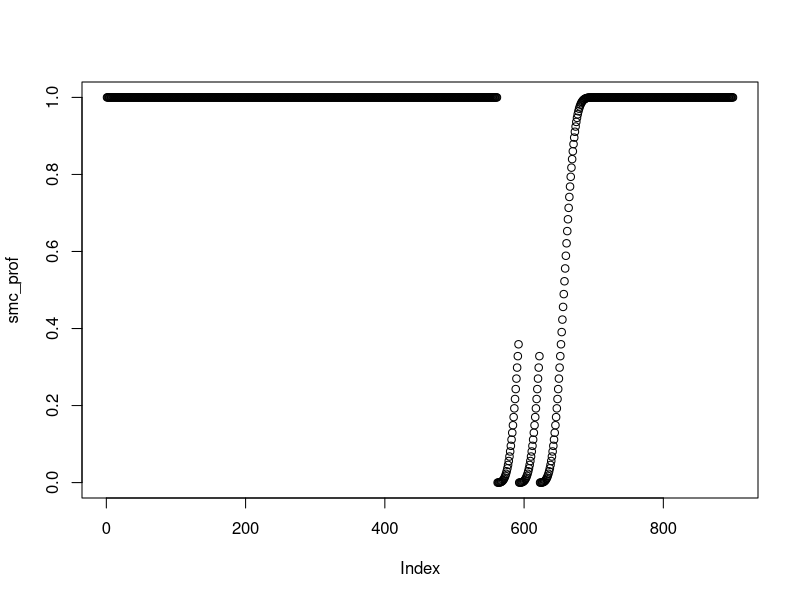

Reproduce this figure in R. (Note: this script raises an error after producing the figure.)
weibull <- function(time, alpha = 3.4, beta = 39.34) {
  pow <- -(time/beta)^alpha
  y <- exp(pow)
  return(y)
}
start_sim = 1
end_sim=900
smc_times = c(561,592,622)
get_smc_profile<-function(start_sim,end_sim,smc_times){
  gaps <- diff(c(smc_times, end_sim))
  prop_prof <- unlist(lapply(gaps, function(gap_length) {
    1 - weibull(1:gap_length)
  }))
  SMC_vals=c(rep(1,times=smc_times[1]),prop_prof)

  return(SMC_vals)
}

smc_prof<-get_smc_profile(0,900,smc_times)
plot(smc_prof)

smc_prof


##Get betaa values from runs
##Run simulation to get daily incidence rates

sim_from_betaa <- function(n,init_EIR,sample){
  sims <- lapply(1:n,function(x){
    df <- data_gen_piecewise(init_EIR =init_EIR,
                             betaa_sample = sample[,c(1,x+1)])
    return(df[,c('t','inc05')])
  })

  combined_df <- sims[[1]][, "t", drop = FALSE]

  # Iteratively join each dataframe in the list to the combined dataframe
  for (i in seq_along(sims)) {
    combined_df <- combined_df %>%
      left_join(sims[[i]], by = "t") %>%
      rename(!!paste0("inc05.", i) := inc05)
  }
  return(combined_df)
}
mcmc_sample <- sample(c(101:1000), 100)
ghana_times <- trials_short_informed_results[[3]]$times
trials_short_informed_prepped[[3]]$times
ghana_betaa_sample <- trials_short_informed_prepped[[3]]$sample%>%
  filter(measure=='betaa')%>%
  mutate(t=rep(trials_short_informed_prepped[[3]]$times,100))
trials_short_informed_prepped[[3]]$summary
ghana_betaa_sample <- bind_cols(c(data.frame(t=trials_short_informed_results[[3]]$times[-1]),
                             data.frame(t(trials_short_informed_results[[3]]$history['betaa',mcmc_sample,-1]))))
ghana_init_eir <- trials_short_informed_results[[3]]$history['EIR',1,1]

ghana_sim <- sim_from_betaa(n=100,init_EIR=ghana_init_eir,sample=ghana_betaa_sample)

burkinafaso_betaa_sample <- bind_cols(c(data.frame(t=trials_short_informed_results[[1]]$times[-1]),
                                  data.frame(t(trials_short_informed_results[[1]]$history['betaa',mcmc_sample,-1]))))
burkinafaso_init_eir <- trials_short_informed_results[[1]]$history['EIR',1,1]

burkinafaso_sim <- sim_from_betaa(n=100,init_EIR=burkinafaso_init_eir,sample=burkinafaso_betaa_sample)

mali_betaa_sample <- bind_cols(c(data.frame(t=trials_short_informed_results[[4]]$times[-1]),
                                        data.frame(t(trials_short_informed_results[[4]]$history['betaa',mcmc_sample,-1]))))
mali_init_eir <- trials_short_informed_results[[4]]$history['EIR',1,1]

mali_sim <- sim_from_betaa(n=100,init_EIR=mali_init_eir,sample=mali_betaa_sample)

gambia_betaa_sample <- bind_cols(c(data.frame(t=trials_short_informed_results[[2]]$times[-1]),
                                 data.frame(t(trials_short_informed_results[[2]]$history['betaa',mcmc_sample,-1]))))
gambia_init_eir <- trials_short_informed_results[[2]]$history['EIR',1,1]

gambia_sim <- sim_from_betaa(n=100,init_EIR=gambia_init_eir,sample=gambia_betaa_sample)


matplot(combined_df[,2:101],type='l')
##Get SMC dates from lit
get_smc_times <- function(months,data){
  start_obs <- min(zoo::as.Date(zoo::as.yearmon(data$month)))#Month of first observation (in Date format)
  time_origin <- zoo::as.Date(paste0(lubridate::year(start_obs)-1,'-01-01')) #January 1 of year before observation (in Date format)
  data$date <- zoo::as.Date(zoo::as.yearmon(data$month), frac = 0.5) #Convert dates to middle of month
  data$t <- as.integer(difftime(data$date,time_origin,units="days")) #Calculate date as number of days since January 1 of year before observation
  smc_times <- data[month(data$date)%in%months,]$t
  names(smc_times) <- data[month(data$date)%in%months,]$date
  return(smc_times)
}
bf_smc_times <- get_smc_times(months=c(7,8,9),data=trials_pg_data_all_list$`Burkina Faso`)
mali_smc_times <- get_smc_times(months=c(8,9,10),data=trials_pg_data_all_list$Mali)
gambia_smc_times <- get_smc_times(months=c(9,10,11),data=trials_pg_data_all_list$Gambia)

##Calculate SMC profiles
smc_prof_bf<-get_smc_profile(1,nrow(burkinafaso_sim),bf_smc_times)
smc_prof_mali<-get_smc_profile(1,nrow(mali_sim),mali_smc_times)
smc_prof_gambia<-get_smc_profile(1,nrow(gambia_sim),gambia_smc_times)

##Apply SMC profile to daily incidence rates
create_smc_sim <- function(sim_df,smc_profile,exclude_col=c('t','date')){
  df_excluded <- sim_df[,exclude_col,drop=FALSE]
  df_to_multiply <- sim_df[,!names(sim_df)%in%exclude_col]
  df_multiplied <- df_to_multiply * smc_profile
  df_result <- cbind(df_excluded,df_multiplied)
  return(df_result)
}
burkinafaso_sim_smc <- create_smc_sim(sim_df=burkinafaso_sim,smc_profile = smc_prof_bf)
mali_sim_smc <- create_smc_sim(sim_df=mali_sim,smc_profile = smc_prof_mali)
gambia_sim_smc <- create_smc_sim(sim_df=gambia_sim,smc_profile = smc_prof_gambia)

##Plot Incidence time series
burkinafaso_sim_long <- melt(burkinafaso_sim,id='t')%>%
  mutate(country='Burkina Faso',
         smc = 'Control')
mali_sim_long <- melt(mali_sim,id='t')%>%
  mutate(country='Mali',
         smc = 'Control')
gambia_sim_long <- melt(gambia_sim,id='t')%>%
  mutate(country='The Gambia',
         smc = 'Control')

burkinafaso_sim_smc_long <- melt(burkinafaso_sim_smc,id='t')%>%
  mutate(country='Burkina Faso',
         smc = 'SP+AQ')
mali_sim_smc_long <- melt(mali_sim_smc,id='t')%>%
  mutate(country='Mali',
         smc = 'SP+AQ')
gambia_sim_smc_long <- melt(gambia_sim_smc,id='t')%>%
  mutate(country='The Gambia',
         smc = 'SP+AQ')

smc_sim_all <- bind_rows(burkinafaso_sim_long,mali_sim_long,gambia_sim_long,
                         burkinafaso_sim_smc_long,mali_sim_smc_long,gambia_sim_smc_long)%>%
  group_by(country,smc,t)%>%
  summarise(median=median(value),
            lower=quantile(value,0.025),
            upper=quantile(value,0.975))
time_breaks <- get_smc_times(months=c(1:12),data=trials_pg_data_all_list$`Burkina Faso`)[1:13]
time_labels <- c('Jun','Jul','Aug','Sep','Oct','Nov','Dec','Jan','Feb','Mar','Apr','May','Jun')
smc_sim_plots <- ggplot(smc_sim_all)+
  geom_line(aes(x=t,y=median*1000,color=smc),linewidth=1)+
  facet_wrap(.~country)+
  scale_x_continuous(breaks=time_breaks,labels = time_labels)+
  scale_y_continuous(expand=c(0,0))+
  coord_cartesian(xlim=c(500,900),ylim=c(0,18))+
  labs(y='Daily clinical malaria case\nper 1000 children under 5')+
  theme(axis.title.x = element_blank(),
        legend.title = element_blank())
ggsave('./trial_figs/output/smc_sim_plots.tiff',plot=smc_sim_plots,width=7,height=3.5,units='in')

##Calculate SMC effectiveness
gambia_smc_times
smc_sim_control <- bind_rows(burkinafaso_sim_long,mali_sim_long,gambia_sim_long)
smc_sim_spaq <- bind_rows(burkinafaso_sim_smc_long,mali_sim_smc_long,gambia_sim_smc_long)
smc_sim_rr <- left_join(smc_sim_control,smc_sim_spaq,by=c('t','variable','country'),suffix=c('.control','.spaq'))%>%
  mutate(fu_period =case_when(
    country == 'Burkina Faso' & t >= 561 & t < 622+45 ~ "Yes",
    country == 'Mali' & t >= 592 & t < 653+45 ~ "Yes",
    country == 'The Gambia' & t >= 622 & t < 683+45 ~ "Yes",
    TRUE ~ 'No'))%>%
  filter(fu_period=='Yes')%>%
  group_by(variable,country)%>%
  summarise(inc_control = sum(value.control),
            inc_spaq = sum(value.spaq))%>%
  mutate(pe = 1-(inc_spaq/inc_control))%>%
  group_by(country)%>%
  summarise(median.pe = median(pe),
            lower.pe=quantile(pe,0.025),
            upper.pe=quantile(pe,0.975)
            )
ggplot(smc_sim_rr)+
  geom_violin(aes(x=country,y=pe))
##Plot SMC effectiveness
smc_trial_pe <- data.frame(country = c('Burkina Faso','Mali','The Gambia'),
                           median.obs = c(0.71,0.83,0.93),
                           lower.obs = c(0.68,0.80,0.80),
                           upper.obs = c(0.74,0.86,0.98))
smc_pe_both <- left_join(smc_sim_rr,smc_trial_pe,by='country')

pe_comparison_smc <- ggplot(smc_pe_both)+
  geom_point(aes(x=median.obs,y=median.pe))+
  geom_errorbar(aes(x=median.obs,ymin=lower.pe,ymax=upper.pe),width=0)+
  geom_errorbarh(aes(y=median.pe,xmin=lower.obs,xmax=upper.obs),height=0)+
  geom_abline(linetype='dashed')+
  coord_cartesian(xlim=c(0.5,1),ylim=c(0.5,1))+
  labs(x='Protective efficacy in trial',
       y='Protective efficacy in simulation')

##Malawi SMC sim
##3 Rounds
malawi_smc_times_3 <- get_smc_times(months=c(1,2,12),data=trials_pg_data_all_list$Malawi)
amoah_smc_times_3 <- get_smc_times(months=c(1,2,12),data=amoah_prev_u5)
rogerson_smc_times_3 <- get_smc_times(months=c(1,2,12),data=rogerson_prev)

smc_months <- as.yearmon(as.Date(c(names(malawi_smc_times_3),names(amoah_smc_times_3),names(rogerson_smc_times_3))))
malawi_betaa_sample <- bind_cols(c(data.frame(t=trials_short_informed_results[[6]]$times[-1]),
                                   data.frame(t(trials_short_informed_results[[6]]$history['betaa',mcmc_sample,-1]))))
malawi_init_eir <- trials_short_informed_results[[6]]$history['EIR',1,1]

malawi_sim <- sim_from_betaa(n=100,init_EIR=malawi_init_eir,sample=malawi_betaa_sample)
malawi_sim$date <- seq.Date(from=as.Date(names(malawi_smc_times_3)[1])-malawi_smc_times_3[[1]],length.out = nrow(malawi_sim),by='day')
malawi_sim_long <- malawi_sim%>%
  melt(id=c('t','date'))%>%
  mutate(source=malawi_sources[1],
         smc = 'Control')

amoah_betaa_sample <- bind_cols(c(data.frame(t=amoah_u5_short_2_results$times[-1]),
                                   data.frame(t(amoah_u5_short_2_results$history['betaa',mcmc_sample,-1]))))
amoah_init_eir <- amoah_u5_short_2_results$history['EIR',1,1]

amoah_sim <- sim_from_betaa(n=100,init_EIR=amoah_init_eir,sample=amoah_betaa_sample)
amoah_sim$date <- seq.Date(from=as.Date(names(amoah_smc_times_3)[1])-amoah_smc_times_3[[1]],length.out = nrow(amoah_sim),by='day')
amoah_sim_long <- amoah_sim%>%
  melt(id=c('date','t'))%>%
  mutate(source=malawi_sources[2],
         smc = 'Control')

rogerson_betaa_sample <- bind_cols(c(data.frame(t=rogerson_prev_short_2_results$times[-1]),
                                  data.frame(t(rogerson_prev_short_2_results$history['betaa',mcmc_sample,-1]))))
rogerson_init_eir <- rogerson_prev_short_2_results$history['EIR',1,1]

rogerson_sim <- sim_from_betaa(n=100,init_EIR=rogerson_init_eir,sample=rogerson_betaa_sample)
rogerson_sim$date <- seq.Date(from=as.Date(names(rogerson_smc_times_3)[1])-rogerson_smc_times_3[[1]],length.out = nrow(rogerson_sim),by='day')
rogerson_sim_long <- rogerson_sim%>%
  melt(id=c('date','t'))%>%
  mutate(source=malawi_sources[3],
         smc = 'Control')


smc_prof_malawi_3<-get_smc_profile(1,nrow(malawi_sim),malawi_smc_times_3)
smc_prof_amoah_3<-get_smc_profile(1,nrow(amoah_sim),amoah_smc_times_3)
smc_prof_rogerson_3<-get_smc_profile(1,nrow(rogerson_sim),rogerson_smc_times_3)

malawi_sim_smc_3 <- create_smc_sim(sim_df=malawi_sim,smc_profile = smc_prof_malawi_3)%>%
  melt(id=c('date','t'))%>%
  mutate(source=malawi_sources[1],
         smc = 'SP+AQ')
amoah_sim_smc_3 <- create_smc_sim(sim_df=amoah_sim,smc_profile = smc_prof_amoah_3)%>%
  melt(id=c('date','t'))%>%
  mutate(source=malawi_sources[2],
         smc = 'SP+AQ')
rogerson_sim_smc_3 <- create_smc_sim(sim_df=rogerson_sim,smc_profile = smc_prof_rogerson_3)%>%
  melt(id=c('date','t'))%>%
  mutate(source=malawi_sources[3],
         smc = 'SP+AQ')

malawi_smc_sim_all <- bind_rows(malawi_sim_long,amoah_sim_long,rogerson_sim_long,
                         malawi_sim_smc_3,amoah_sim_smc_3,rogerson_sim_smc_3)%>%
  group_by(source,smc,t,date)%>%
  summarise(median=median(value),
            lower=quantile(value,0.025),
            upper=quantile(value,0.975))%>%
  mutate(source_smc = factor(paste0(source,'-',smc),levels=c( "Rogerson, et al. 2000-SP+AQ","Madanitsa, et al. 2016-SP+AQ","Amoah, et al. 2021-SP+AQ",
                                                              "Rogerson, et al. 2000-Control","Madanitsa, et al. 2016-Control","Amoah, et al. 2021-Control"))
  )

colors_sources <- c(`Madanitsa, et al. 2016`=tri_vir[2],`Amoah, et al. 2021`=tri_vir[3],`Rogerson, et al. 2000`=tri_vir[1])

smc_source_pal <- c(tri_vir,lighten(tri_vir,0.4))
names(smc_source_pal) <- c("Rogerson, et al. 2000-Control","Madanitsa, et al. 2016-Control","Amoah, et al. 2021-Control",
                           "Rogerson, et al. 2000-SP+AQ","Madanitsa, et al. 2016-SP+AQ","Amoah, et al. 2021-SP+AQ")
str(malawi_smc_sim_all)
multiplier_inc <- 1000
malawi_rainfall_smc <- malawi_rainfall%>%
  mutate(rainfall_rel = rainfall_rel*15/500)
malawi_rainfall_smc_only <- malawi_rainfall_smc%>%
  filter(month %in% smc_months)

plot_malawi_smc <- ggplot()+
  geom_col(data=malawi_rainfall_smc,aes(x=date,y=rainfall_rel),alpha = 1,fill = 'darkgrey',just=0)+
  geom_col(data=malawi_rainfall_smc_only,aes(x=date,y=rainfall_rel),alpha = 1,fill = '#C3A995FF',just=0)+
  scale_y_continuous(expand=c(0,0),limits=c(0,12.5),sec.axis = sec_axis(~ . /(rainfall_multiplier*15/max(rainfall$rainfall)), name = "Monthly rainfall (cm)"))+
  theme(strip.placement = "outside")+
  geom_line(data=malawi_smc_sim_all,aes(x=as.Date(date),y=median*multiplier_inc,color=source_smc,group=source_smc),linewidth=0.8)+
  scale_color_manual(values=smc_source_pal)+
  # facet_grid(.~source,scales = 'free_x')+
  scale_x_break(c(as.Date('1998-07-15'),as.Date('2011-08-15')), space = 0.2) +
  scale_x_break(c(as.Date('2012-11-15'),as.Date('2016-04-15')), space = 0.2) +
  scale_x_date(date_labels = "%b '%y", date_breaks = '3 months',limits =c(min(results_eir_summary$date),as.Date('2017-11-15')) )+
  labs(y = y_axis_label)+
  theme(legend.title = element_blank(),
        axis.title.x = element_blank(),
        # axis.title.y = element_blank(),
        axis.text.x=element_text(angle=45, hjust=1, vjust=1),
        axis.ticks.x = element_line(linewidth = 0.5),
        axis.ticks.length = unit(3, "pt"),
        legend.position = 'none',
        panel.spacing.y = unit(3, "mm"),
        axis.text.x.top = element_blank(),
        axis.ticks.x.top = element_blank()
  )
ggsave('./trial_figs/output/plot_malawi_smc.tiff',plot=plot_malawi_smc,width=7,height=2,units='in')
